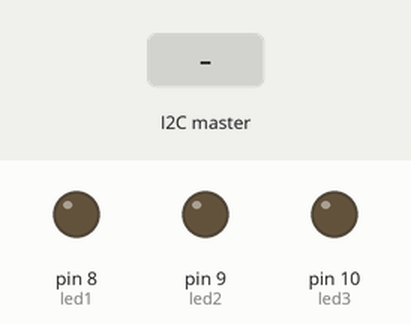
This sketch was run on a simulated Arduino Uno, built with avr-gcc and run on an emulated ATmega328P. On the bench: output pins drawn as LEDs (lit = HIGH). The test bench sets the inputs (shaded band).

Above: at 1.2 s.
1.3 s: the I2C master sends "A"
At 1.48 s:
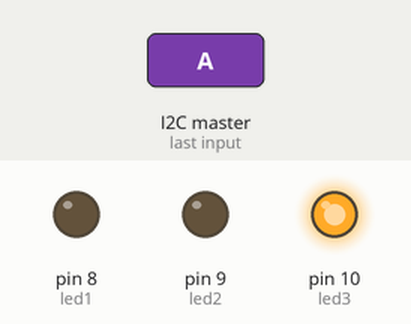
Timing chart, 0 to 4.3 s (numbered marks = the images above; inputs shaded):
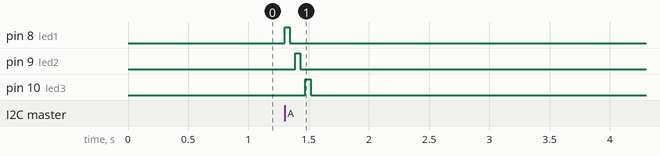

The sketch:

DiazRaulESCL1_DEBER_3.1_SE.ino
```cpp
/*
 * CAPITULO III: MODULOS DE COMUNICACIÓN I2C
 * DEBER 3.1_SE
 * NOMBRE: Díaz Raúl
 * TEMA: Comunicación I2C
 * OBJETIVO: Mediante comunicación I2C configurar 1 maestro y 3 esclavos. Cada esclavo tendrá conectados 3 leds en sus salidas digitales,
 *           los cuales deberán encenderse de forma síncrona   y ordenada. Los leds del primer esclavo deberán entran en funcionamiento
 *           cuando se ingrese 'Cualquier caracter', luego cuando se ingrese otro 'Cualquier caracter 2' entrará en funcionamiento el
 *           esclavo 2, y después cuando se ingrese otro 'Cualquier caracter 3' entrará en funcionamiento el esclavo 3.
 *
 *
 *
 *
 *
 *
 /////////////////////////////ESCLAVO #1////////////////////////////////
 */
 #include <Wire.h>
 char dato;
 const int led1=8;      //led1 pin8
 const int led2=9;      //led1 pin9
 const int led3=10;     //led1 pin10

void setup() {
  Wire.begin(4);        // id esclavo
  Wire.onReceive(receiveEvent);
  Serial.begin(9600);
  pinMode(led1,OUTPUT);   //pin8 como salida
  pinMode(led2,OUTPUT);   //pin9 como salida
  pinMode(led3,OUTPUT);   //pin10 como salida

}

void loop() {
}


void receiveEvent(int bytes){
  while(Wire.available()){
    dato=Wire.read();
    switch(dato){
      case 'A':
      digitalWrite(led1,HIGH);
      delay(9000);
      digitalWrite(led1,LOW);
      delay(9000);
      digitalWrite(led2,HIGH);
      delay(9000);
      digitalWrite(led2,LOW);
      delay(9000);
      digitalWrite(led3,HIGH);
      delay(9000);
      digitalWrite(led3,LOW);
      break;
      /* case 'B':
      digitalWrite(led1,LOW);
      digitalWrite(led2,HIGH);
      digitalWrite(led3,LOW);
      break;
       case 'C':
      digitalWrite(led1,LOW);
      digitalWrite(led2,LOW);
      digitalWrite(led3,HIGH);
      break;
      */
       default:
      digitalWrite(led1,LOW);
      digitalWrite(led2,LOW);
      digitalWrite(led3,LOW);
      break;
    }
  }
}
```

Measured:
- after the input at 1.3 s, pin 8 (led1): LOW → HIGH at once, → LOW 0.04 s later; pin 9 (led2): LOW → HIGH after 0.09 s, → LOW 0.04 s later; pin 10 (led3): LOW → HIGH after 0.17 s, → LOW 0.04 s later
